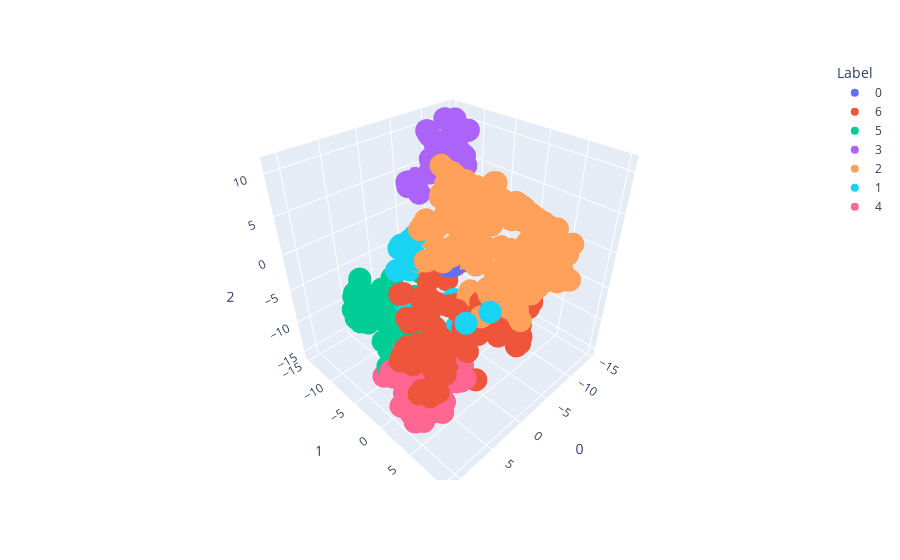

The code cell stored with this chart in its notebook:
### Code cell
tsne = TSNE(n_components=3, random_state=0)
projections = tsne.fit_transform(data_test.drop(columns=["Label"]))
fig = px.scatter_3d(
    projections, x=0, y=1, z=2,
    color=data_test.Label.astype(str), labels={'color': 'Label'}
)
fig.update_traces(marker_size=8)
fig.show()

### Figure 1 — Plotly figure (JSON) as saved in the notebook; plotly's stock layout.template omitted (floating-point values rounded to 4 significant figures; data arrays with more than 128 entries replaced by an {"elided": "..."} marker saying what was removed)
{"data": [{"hovertemplate": "Label=0<br>0=%{x}<br>1=%{y}<br>2=%{z}<extra></extra>", "legendgroup": "0", "marker": {"color": "#636efa", "size": 8, "symbol": "circle"}, "mode": "markers", "name": "0", "scene": "scene", "showlegend": true, "type": "scatter3d", "x": [1.628, -8.814, 2.699, -9.424, -10.22, 0.8815, -1.248, 2.695, -10.15, -0.6504, 1.207, -7.713, -9.854, -10.16, -9.617], "y": [0.665, -8.105, -3.596, -8.674, -9.314, -3.942, -0.6123, -3.578, -10.42, -0.7892, -3.654, -6.453, -9.276, -10.48, -9.084], "z": [1.609, 0.9879, -11.08, 1.359, 1.837, -1.109, 0.1042, -11.07, 1.135, -0.09017, -1.092, 2.358, 1.407, 1.109, 1.165]}, {"hovertemplate": "Label=6<br>0=%{x}<br>1=%{y}<br>2=%{z}<extra></extra>", "legendgroup": "6", "marker": {"color": "#EF553B", "size": 8, "symbol": "circle"}, "mode": "markers", "name": "6", "scene": "scene", "showlegend": true, "type": "scatter3d", "x": {"elided": "185 float values"}, "y": {"elided": "185 float values"}, "z": {"elided": "185 float values"}}, {"hovertemplate": "Label=5<br>0=%{x}<br>1=%{y}<br>2=%{z}<extra></extra>", "legendgroup": "5", "marker": {"color": "#00cc96", "size": 8, "symbol": "circle"}, "mode": "markers", "name": "5", "scene": "scene", "showlegend": true, "type": "scatter3d", "x": [4.879, 7.617, 9.397, 2.045, 6.864, 7.718, 6.802, 7.932, 7.353, 6.842, 9.58, 8.971, 8.737, 8.441, 8.08, 7.548, 7.422, 9.293, 7.539, 7.395, 7.143, 6.212, 7.21, 7.812, 7.416, 4.862, 7.513, 5.994, 8.971, 7.353, 9.049, 9.934, 2.586, 8.078, 7.548, 8.266, 7.943, 8.686, 8.176, 7.422, 7.548, 7.258, 6.606, 7.039, 5.279, 8.585, 8.547, 2.676, 8.266, 6.736, 8.266, 9.167, 7.422, 9.034, 9.515, 8.078, 4.862, 9.347, 3.265, 6.736, 8.785, 8.813, 7.161, 3.265, 6.22, 7.143, 9.627, 7.423, 6.29, 7.482, 6.736, 9.192, 6.917, 8.08, 3.265, 7.526, 7.533, 7.505, 6.926, 7.598, 8.507, 7.578, 8.266, 6.492, 7.548, 7.143, 8.956, 7.353, 7.095, 5.452, 8.615], "y": [-0.424, -7.352, -5.377, -3.221, -4.203, -6.264, -6.725, -6.289, -4.781, -1.476, -4.646, -5.826, -6.415, -6.513, -3.784, -4.106, -3.242, -5.144, -7.856, -7.419, -3.317, -3.084, -3.699, -7.152, -7.375, -4.898, -7.983, -6.034, -5.826, -4.781, -6.543, -5.441, -3.026, -3.785, -4.106, -2.507, -3.628, -6.693, -5.606, -3.241, -4.106, -7.37, -5.591, -3.768, -1.287, -5.385, -6.927, -2.859, -2.507, -4.387, -2.507, -5.084, -3.242, -4.597, -4.453, -3.785, -4.865, -5.402, -3.123, -4.387, -6.61, -6.946, -2.86, -3.123, -6.207, -3.317, -4.703, -3.24, -4.168, -7.891, -4.387, -6.192, -4.873, -3.784, -3.123, -7.294, -8.231, -7.754, -2.802, -8.095, -5.55, -7.646, -2.507, -2.728, -4.106, -3.317, -5.923, -4.781, -2.282, -2.805, -6.339], "z": [-9.884, -3.99, -3.784, -0.9348, -4.624, -6.714, -4.552, -6.447, -5.464, -6.2, -2.76, -5.514, -4.417, -1.697, -4.014, -1.591, -4.758, -2.607, -7.079, -1.229, -4.502, 0.5657, -0.6973, -6.655, -1.205, -6.62, -7.054, -5.361, -5.514, -5.464, -5.342, -2.944, -8.264, -4.013, -1.591, -10.63, -3.487, -4.275, -5.994, -4.756, -1.591, -4.597, -5.163, -9.629, -2.085, -1.37, -5.83, -8.812, -10.63, -9.365, -10.63, -1.972, -4.758, -3.086, -3.335, -4.013, -6.603, -3.785, -3.562, -9.365, -1.997, -4.297, -1.95, -3.562, -5.176, -4.502, -2.289, -4.757, -5.318, -4.852, -9.365, -2.009, -9.199, -4.014, -3.562, -4.214, -5.626, -5.601, -1.799, -6.485, -1.22, -5.742, -10.63, -5.267, -1.591, -4.502, -1.68, -5.464, -0.9887, -12.06, -2.217]}, {"hovertemplate": "Label=3<br>0=%{x}<br>1=%{y}<br>2=%{z}<extra></extra>", "legendgroup": "3", "marker": {"color": "#ab63fa", "size": 8, "symbol": "circle"}, "mode": "markers", "name": "3", "scene": "scene", "showlegend": true, "type": "scatter3d", "x": {"elided": "132 float values"}, "y": {"elided": "132 float values"}, "z": {"elided": "132 float values"}}, {"hovertemplate": "Label=2<br>0=%{x}<br>1=%{y}<br>2=%{z}<extra></extra>", "legendgroup": "2", "marker": {"color": "#FFA15A", "size": 8, "symbol": "circle"}, "mode": "markers", "name": "2", "scene": "scene", "showlegend": true, "type": "scatter3d", "x": {"elided": "383 float values"}, "y": {"elided": "383 float values"}, "z": {"elided": "383 float values"}}, {"hovertemplate": "Label=1<br>0=%{x}<br>1=%{y}<br>2=%{z}<extra></extra>", "legendgroup": "1", "marker": {"color": "#19d3f3", "size": 8, "symbol": "circle"}, "mode": "markers", "name": "1", "scene": "scene", "showlegend": true, "type": "scatter3d", "x": [2.789, -2.316, -0.1172, -2.462, -5.596, -2.811, 0.8435, 0.9975, 2.162, 1.14, 1.929, 1.959, 2.769, 2.706, 2.826, -5.777, 0.6493, 5.462, 3.058, 4.376, 2.942, 1.843, 0.9975, 2.926, 4.946, 3.864, 3.036, 0.7189, 4.024, 0.4559, 4.133, 1.062, 3.016, -2.504, 2.155, 2.442, 3.869, 1.19, 2.009, -0.2178, 3.919, 2.362, 2.582, 2.914, 3.4, -5.432, 5.612, 3.201, 3.651, 1.929, 0.4496, 6.268, 1.549, 0.643, 2.347, 4.911, 3.457, 2.299, 2.742, 4.553, 2.55, -5.587, -6.299, -6.164], "y": [7.552, 2.161, 0.9127, 2.57, -4.039, 3.077, 1.14, -0.6073, 3.014, 1.329, 1.738, -3.054, -2.677, -2.833, -2.459, -3.496, 3.177, 6.88, 1.024, -1.586, -1.365, -2.726, -0.6072, -2.996, -1.794, -4.183, -3.408, 1.508, -1.691, 0.2757, -4.236, -0.7976, -2.557, 2.782, -1.183, -2.497, -2.784, -2.564, -3.141, 0.8236, -4.2, -2.263, -3.163, 0.2075, -3.35, -4.497, -3.019, -3.146, -1.428, 1.738, 3.133, -1.537, -4.586, 3.085, -3.073, -2.538, -3.563, -1.813, -2.081, -0.913, 3.357, -3.533, -3.159, -3.259], "z": [0.1867, -6.516, -5.88, -6.141, -0.9669, -5.768, -7.051, -4.552, -7.51, -3.392, -7.602, -6.785, -4.894, -9.109, -4.757, -1.122, -6.01, -0.003879, -7.782, 2.476, -10.43, -6.18, -4.552, 4.331, 1.613, 3.068, -4.257, -6.618, 2.875, -3.67, 2.769, -4.614, -4.428, -6.028, -4.556, -5.496, 3.149, 3.477, -7.046, -5.678, 3.042, -5.395, -6.458, -7.327, 3.764, -0.8973, 1.236, 4.003, -2.681, -7.602, -6.242, -1.465, 3.015, -6.305, -6.487, 1.689, -11.68, -5.108, -4.877, 3.043, -7.484, -1.513, -0.3642, -0.5633]}, {"hovertemplate": "Label=4<br>0=%{x}<br>1=%{y}<br>2=%{z}<extra></extra>", "legendgroup": "4", "marker": {"color": "#FF6692", "size": 8, "symbol": "circle"}, "mode": "markers", "name": "4", "scene": "scene", "showlegend": true, "type": "scatter3d", "x": {"elided": "130 float values"}, "y": {"elided": "130 float values"}, "z": {"elided": "130 float values"}}], "layout": {"legend": {"title": {"text": "Label"}, "tracegroupgap": 0}, "margin": {"t": 60}, "scene": {"domain": {"x": [0, 1], "y": [0, 1]}, "xaxis": {"title": {"text": "0"}}, "yaxis": {"title": {"text": "1"}}, "zaxis": {"title": {"text": "2"}}}}}
